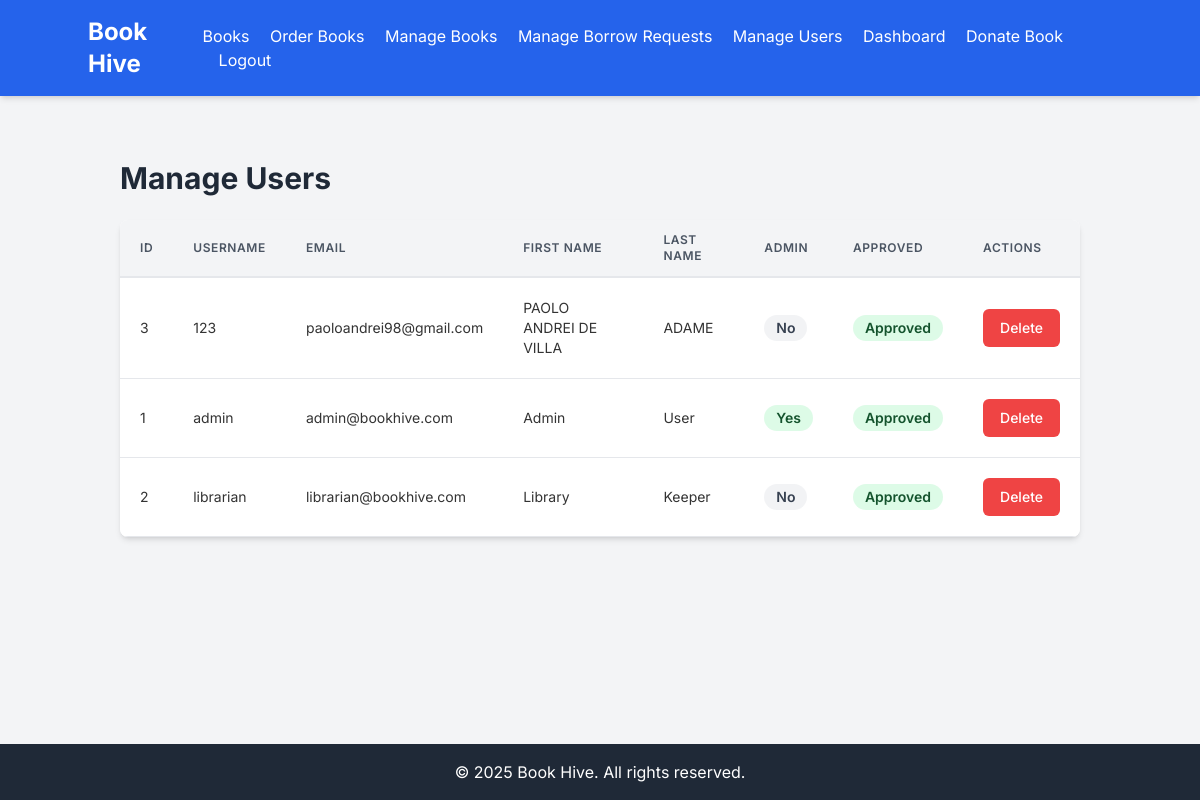
Page /manage_users (signed in) on the committed database.
### tables this page shows
CREATE TABLE users (
            id INTEGER PRIMARY KEY AUTOINCREMENT,
            username TEXT UNIQUE NOT NULL,
            email TEXT UNIQUE NOT NULL,
            password TEXT NOT NULL,
            first_name TEXT,
            last_name TEXT,
            is_admin BOOLEAN DEFAULT 0,
            is_librarian BOOLEAN DEFAULT 0,
            is_approved BOOLEAN DEFAULT 0
        );

### app.py (the view)
@app.route('/manage_users')
@admin_required
def manage_users():
    conn = get_db_connection()
    users_list = conn.execute("SELECT * FROM users ORDER BY is_approved ASC, username ASC").fetchall()
    conn.close()
    return render_template('manage_users.html', users=users_list)

### app.py (called while the page is built)
def admin_required(f):
    @wraps(f)
    def decorated_function(*args, **kwargs):
        if not session.get('is_admin'):
            flash('Unauthorized access. Admins only.', 'error')
            return redirect(url_for('index'))
        return f(*args, **kwargs)
    return decorated_function

def get_db_connection():
    conn = sqlite3.connect(app.config['DATABASE'])
    conn.row_factory = sqlite3.Row  # This allows accessing columns by name
    return conn

@app.context_processor
def inject_now():
    return {'datetime': datetime}

@app.before_request
def before_request():
    if 'user_id' in session:
        conn = get_db_connection()
        user = conn.execute("SELECT * FROM users WHERE id = ?", (session['user_id'],)).fetchone()
        conn.close()
        if user:
            session['user'] = dict(user)
            session['username'] = user['username'] # Ensure username is consistently set
            session['is_admin'] = bool(user['is_admin'])
            session['is_librarian'] = bool(user['is_librarian'])
        else:
            session.pop('user_id', None)
            session.pop('user', None)
            session.pop('username', None)
            session.pop('is_admin', None)
            session.pop('is_librarian', None)
    else:
        session.pop('user', None)
        session.pop('username', None)
        session.pop('is_admin', None)
        session.pop('is_librarian', None)

### templates/manage_users.html (shortened to what this page needs)
{% extends 'layout.html' %}
{% block content %}
<div class="container mx-auto px-4 py-8">
    <h1 class="text-3xl font-bold text-gray-800 mb-6">Manage Users</h1>
    <div class="bg-white shadow-md rounded-lg overflow-hidden">
        <table class="min-w-full leading-normal">
            <thead>
                <tr>
                    <th class="px-5 py-3 border-b-2 border-gray-200 bg-gray-100 text-left text-xs font-semibold text-gray-600 uppercase tracking-wider">
                        ID
                    </th>
                    <th class="px-5 py-3 border-b-2 border-gray-200 bg-gray-100 text-left text-xs font-semibold text-gray-600 uppercase tracking-wider">
                        Username
                    </th>
                    <th class="px-5 py-3 border-b-2 border-gray-200 bg-gray-100 text-left text-xs font-semibold text-gray-600 uppercase tracking-wider">
                        Email
                    </th>
                    <th class="px-5 py-3 border-b-2 border-gray-200 bg-gray-100 text-left text-xs font-semibold text-gray-600 uppercase tracking-wider">
                        First Name
                    </th>
                    <th class="px-5 py-3 border-b-2 border-gray-200 bg-gray-100 text-left text-xs font-semibold text-gray-600 uppercase tracking-wider">
                        Last Name
                    </th>
                    <th class="px-5 py-3 border-b-2 border-gray-200 bg-gray-100 text-left text-xs font-semibold text-gray-600 uppercase tracking-wider">
                        Admin
                    </th>
                    <th class="px-5 py-3 border-b-2 border-gray-200 bg-gray-100 text-left text-xs font-semibold text-gray-600 uppercase tracking-wider">
                        Approved
                    </th>
                    <th class="px-5 py-3 border-b-2 border-gray-200 bg-gray-100 text-left text-xs font-semibold text-gray-600 uppercase tracking-wider">
                        Actions
                    </th>
                </tr>
            </thead>
            <tbody>
                {% for user in users %}
                <tr>
                    <td class="px-5 py-5 border-b border-gray-200 bg-white text-sm">
                        {{ user.id }}
                    </td>
                    <td class="px-5 py-5 border-b border-gray-200 bg-white text-sm">
                        {{ user.username }}
                    </td>
                    <td class="px-5 py-5 border-b border-gray-200 bg-white text-sm">
                        {{ user.email }}
                    </td>
                    <td class="px-5 py-5 border-b border-gray-200 bg-white text-sm">
                        {{ user.first_name if user.first_name else 'N/A' }}
                    </td>
                    <td class="px-5 py-5 border-b border-gray-200 bg-white text-sm">
                        {{ user.last_name if user.last_name else 'N/A' }}
                    </td>
                    <td class="px-5 py-5 border-b border-gray-200 bg-white text-sm">
                        {% if user.is_admin %}
                            <span class="relative inline-block px-3 py-1 font-semibold text-green-900 leading-tight">
                                <span aria-hidden="true" class="absolute inset-0 bg-green-200 opacity-50 rounded-full"></span>
                                <span class="relative">Yes</span>
                            </span>
                        {% else %}
                            <span class="relative inline-block px-3 py-1 font-semibold text-gray-700 leading-tight">
                                <span aria-hidden="true" class="absolute inset-0 bg-gray-200 opacity-50 rounded-full"></span>
                                <span class="relative">No</span>
                            </span>
                        {% endif %}
                    </td>
                    <td class="px-5 py-5 border-b border-gray-200 bg-white text-sm">
                        {% if user.is_approved %}
                            <span class="relative inline-block px-3 py-1 font-semibold text-green-900 leading-tight">
                                <span aria-hidden="true" class="absolute inset-0 bg-green-200 opacity-50 rounded-full"></span>
                                <span class="relative">Approved</span>
                            </span>
                        {% else %}
                            <span class="relative inline-block px-3 py-1 font-semibold text-yellow-900 leading-tight">
                                <span aria-hidden="true" class="absolute inset-0 bg-yellow-200 opacity-50 rounded-full"></span>
                                <span class="relative">Pending</span>
                            </span>
                        {% endif %}
                    </td>
                    <td class="px-5 py-5 border-b border-gray-200 bg-white text-sm">
                        <form action="{{ url_for('delete_user', user_id=user.id) }}" method="POST" class="inline-block" onsubmit="return confirm('Are you sure you want to delete this user? This action cannot be undone.');">
                            <button type="submit" class="btn btn-danger">Delete</button>
                        </form>
                    </td>
                </tr>
                {% else %}
                <tr>
                    <td colspan="8" class="px-5 py-5 border-b border-gray-200 bg-white text-sm text-center">No users found.</td>
                </tr>
                {% endfor %}
            </tbody>
        </table>
    </div>
</div>
{% endblock %}

### templates/layout.html (style rules this page uses)
body { font-family: 'Inter', sans-serif; background-color: #f3f4f6; color: #333; }
.btn { display: inline-flex; align-items: center; justify-content: center; padding: 0.5rem 1rem; border-radius: 0.375rem; font-weight: 500; text-align: center; white-space: nowrap; vertical-align: middle; user-select: none; border: 1px solid transparent; transition: all 0.15s cubic-bezier(0.4, 0, 0.2, 1); }
.btn-danger { background-color: #ef4444; color: white; }

### rows in the picture
users: id "3", username "123", email "paoloandrei98@gmail.com", first_name "PAOLO ANDREI DE VILLA", last_name "ADAME", is_admin False (drawn), is_approved True (drawn)
users: id "1", username "admin", email "admin@bookhive.com", first_name "Admin", last_name "User", is_admin True (drawn), is_approved True (drawn)
users: id "2", username "librarian", email "librarian@bookhive.com", first_name "Library", last_name "Keeper", is_admin False (drawn), is_approved True (drawn)
